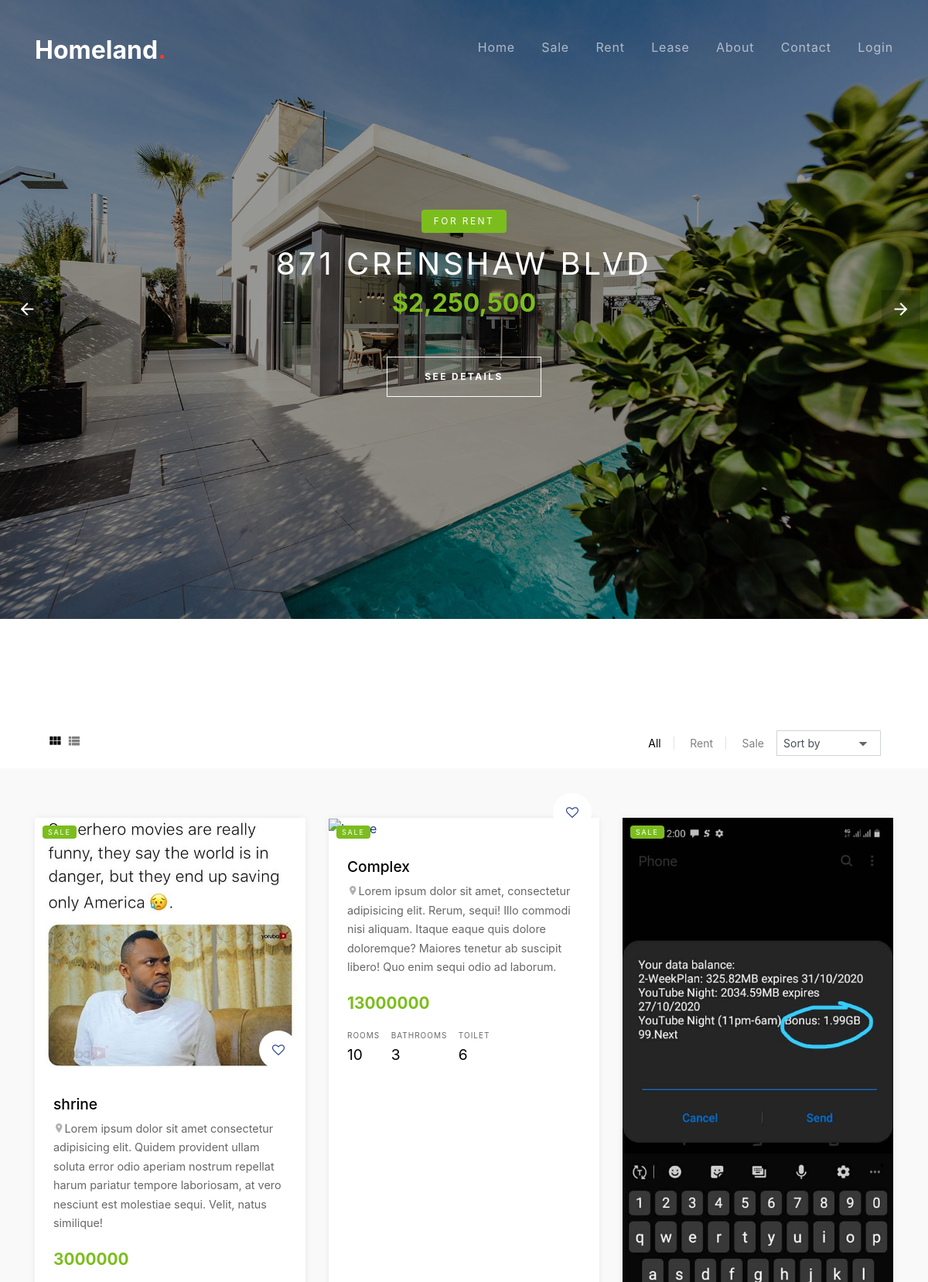
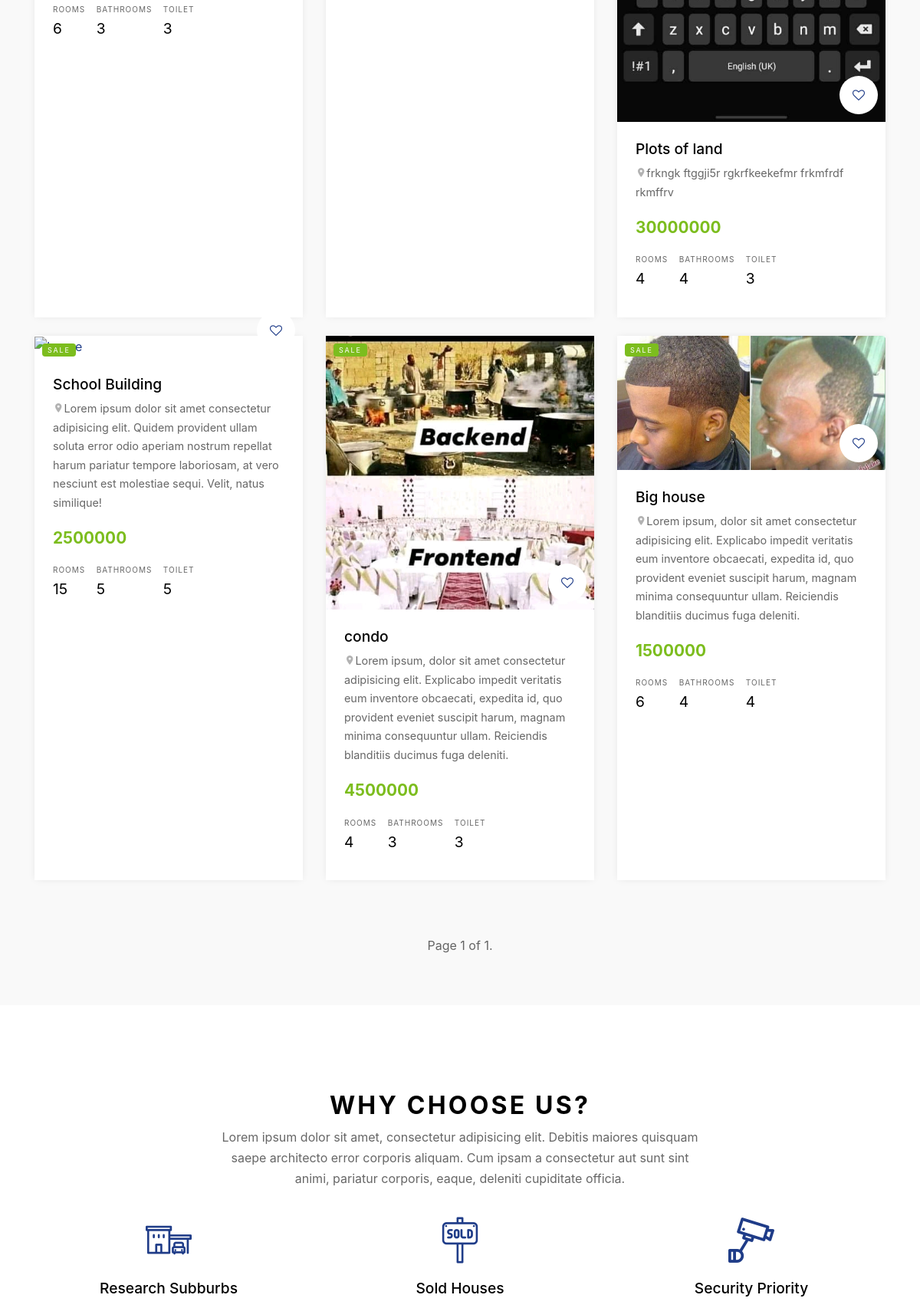
Screenshot of /pages/post-cat/1 (upper part) with the database file from the repository (2 pictures, top to bottom).
### frontend/models.py (models this page shows, shortened)
class Category(models.Model):
    cat_name = models.CharField(max_length=100, verbose_name='Category Name')
    cat_desc = models.TextField(blank=True, null=True, verbose_name='Description')
    class Meta():
        verbose_name_plural='Post Category'

class PostPage(models.Model):
    pst_image1 = models.ImageField(null=True, verbose_name='Image1', blank=True, upload_to='uploads/')
    pst_image2 = models.ImageField(null=True, verbose_name='Image2', blank=True, upload_to='uploads/')
    pst_image3 = models.ImageField(null=True, verbose_name='Image3', blank=True, upload_to='uploads/')
    pst_image4 = models.ImageField(null=True, verbose_name='Image4', blank=True, upload_to='uploads/')
    pst_image5 = models.ImageField(null=True, verbose_name='Image5', blank=True, upload_to='uploads/')
    pst_title = models.CharField(max_length=150, verbose_name='House type')
    pst_description = models.TextField(max_length=350, verbose_name='Description')
    user = models.ForeignKey(User, on_delete=models.CASCADE)
    price = models.IntegerField(verbose_name='Price')
    room =  models.IntegerField(verbose_name='Rooms')
    bath = models.IntegerField( null=True, verbose_name='Bathrooms')
    toilet = models.IntegerField( null=True, verbose_name='Toilet')
    category = models.ManyToManyField(Category, verbose_name='Offer type')
    posted = models.DateTimeField(default = datetime.now)
    featured = models.BooleanField(blank=True)
    sponsored = models.BooleanField(blank=True)
    class Meta():
        verbose_name_plural = 'Post'
    def post_img1(self):
        if self.pst_image1:
          return self.pst_image1.url

### frontend/views.py (the view)
# urls.py: path('post-cat/<int:category_id>', views.post_from_cat, name='post_from_cat'),
def post_from_cat(request, category_id):
    count_post = PostPage.objects.filter(category__id=category_id).order_by('-posted')
    paginated_filter = Paginator(count_post, 6)
    page_number = request.GET.get('page')
    person_page_obj = paginated_filter.get_page(page_number)
    try:
        get_cat_name = Category.objects.get(id=category_id)
    except ObjectDoesNotExist:
        return render(request, 'frontend/404.html')
    post_cat= PostPage.objects.filter(category__id=category_id).order_by('-posted')
    context = {'person_page_obj': count_post, 'posts': post_cat, 'counts': count_post, 'cat': get_cat_name}
    context['person_page_obj'] = person_page_obj
    return render(request, 'frontend/post.html', context)

### frontend/custom_processor.py (called while the page is built)
def cat_menu(request):
    category = Category.objects.all()
    return {'category': category}

### templates/frontend/post.html (shortened to what this page needs)
{% extends 'frontend/base.html' %}
{% load static %}
{% block content %}
    <div class="site-section site-section-sm pb-0">
      <div class="container">
        <div class="row">
          <div class="col-md-12">
            <div class="view-options bg-white py-3 px-3 d-md-flex align-items-center">
              <div class="mr-auto">
                <a href="index.html" class="icon-view view-module active"><span class="icon-view_module"></span></a>
                <a href="view-list.html" class="icon-view view-list"><span class="icon-view_list"></span></a>
              </div>
              <div class="ml-auto d-flex align-items-center">
                <div>
                  <a href="#" class="view-list px-3 border-right active">All</a>
                  <a href="#" class="view-list px-3 border-right">Rent</a>
                  <a href="#" class="view-list px-3">Sale</a>
                </div>
                <div class="select-wrap">
                  <select class="form-control form-control-sm d-block rounded-0">
                    <option value="">Sort by</option>
                  </select>
                </div>
              </div>
            </div>
          </div>
        </div>
      </div>
    </div>
    <div class="site-section site-section-sm bg-light">
      <div class="container">
        <div class="row mb-5">
          {% if person_page_obj %}
          {% for p in person_page_obj %}
            <div class="col-md-6 col-lg-4 mb-4">
              <div class="property-entry h-100">
                <a href="{% url 'frontend:post_detail' p.id %}" class="property-thumbnail">
                  <div class="offer-type-wrap">
                    {% for c in p.category.all %}
                          <span class="offer-type bg-success">{{ c.cat_name }}</span>
                    {% endfor %}
                  </div>
                  <img src="{{ p.post_img1 }}" alt="Image" class="img-fluid">
                </a>
                <div class="p-4 property-body">
                  <a href="#" class="property-favorite"><span class="icon-heart-o"></span></a>
                  <h2 class="property-title"><a href="{% url 'frontend:post_detail' p.id %}">{{ p.pst_title }}</a></h2>
                  <span class="property-location d-block mb-3"><span class="property-icon icon-room"></span>{{ p.pst_description }}</span>
                  <strong class="property-price text-primary mb-3 d-block text-success">{{p.price}}</strong>
                  <ul class="property-specs-wrap mb-3 mb-lg-0">
                    <li>
                      <span class="property-specs">Rooms</span>
                      <span class="property-specs-number">{{ p.room }}</span>
                    </li>
                    <li>
                      <span class="property-specs">Bathrooms</span>
                      <span class="property-specs-number">{{ p.bath }}</span>
                    </li>
                    <li>
                      <span class="property-specs">Toilet</span>
                      <span class="property-specs-number">{{ p.toilet }}</span>
                    </li>
                  </ul>
                </div>
              </div>
            </div>
          {% endfor %}
          {% endif %}
        </div>
        <div class="row">
          <div class="col-md-12 text-center">
							<span class="current">
								Page {{ person_page_obj.number}} of {{person_page_obj.paginator.num_pages}}.
							</span>
          </div>
        </div>
      </div>
    </div>
    <div class="site-section">
      <div class="container">
        <div class="row justify-content-center">
          <div class="col-md-7 text-center">
            <div class="site-section-title">
              <h2>Why Choose Us?</h2>
            </div>
            <p>Lorem ipsum dolor sit amet, consectetur adipisicing elit. Debitis maiores quisquam saepe architecto error corporis aliquam. Cum ipsam a consectetur aut sunt sint animi, pariatur corporis, eaque, deleniti cupiditate officia.</p>
          </div>
        </div>
        <div class="row">
          <div class="col-md-6 col-lg-4">
            <a href="#" class="service text-center">
              <span class="icon flaticon-house"></span>
              <h2 class="service-heading">Research Subburbs</h2>
            </a>
          </div>
          <div class="col-md-6 col-lg-4">
            <a href="#" class="service text-center">
              <span class="icon flaticon-sold"></span>
              <h2 class="service-heading">Sold Houses</h2>
            </a>
          </div>
          <div class="col-md-6 col-lg-4">
            <a href="#" class="service text-center">
              <span class="icon flaticon-camera"></span>
              <h2 class="service-heading">Security Priority</h2>
            </a>
          </div>
        </div>
      </div>
    </div>
{% endblock %}

### templates/frontend/base.html (shortened to what this page needs)
{% load static %}
<!DOCTYPE html>
<html lang="en">
  <head>
    <link rel="stylesheet" href="{% static 'frontend/fonts/icomoon/style.css' %}">
    <link rel="stylesheet" href="{% static 'frontend/css/bootstrap.min.css' %}">
    <link rel="stylesheet" href="{% static 'frontend/css/magnific-popup.css' %}">
    <link rel="stylesheet" href="{% static 'frontend/css/jquery-ui.css' %}">
    <link rel="stylesheet" href="{% static 'frontend/css/owl.carousel.min.css' %}">
    <link rel="stylesheet" href="{% static 'frontend/css/owl.theme.default.min.css' %}">
    <link rel="stylesheet" href="{% static 'frontend/css/bootstrap-datepicker.css' %}">
    <link rel="stylesheet" href="{% static 'frontend/css/mediaelementplayer.css' %}">
    <link rel="stylesheet" href="{% static 'frontend/css/animate.css' %}">
    <link rel="stylesheet" href="{% static 'frontend/fonts/flaticon/font/flaticon.css' %}">
    <link rel="stylesheet" href="{% static 'frontend/css/fl-bigmug-line.css' %}">
    <link rel="stylesheet" href="{% static 'frontend/css/aos.css' %}">
    <link rel="stylesheet" href="{% static 'frontend/css/style.css' %}">
  </head>
  <body>
  <div class="site-wrap">
    {% if request.user.is_authenticated %}
    <div class="site-navbar mt-4">
          <div class="container py-1">
            <div class="row align-items-center">
              <div class="col-8 col-md-8 col-lg-4">
                <h1 class="mb-0"><a href="index.html" class="text-white h2 mb-0"><strong>Homeland<span class="text-danger">.</span></strong></a></h1>
              </div>
              <div class="col-4 col-md-4 col-lg-8">
                <nav class="site-navigation text-right text-md-right" role="navigation">
                  <div class="d-inline-block d-lg-none ml-md-0 mr-auto py-3"><a href="#" class="site-menu-toggle js-menu-toggle text-white"><span class="icon-menu h3"></span></a></div>
                    {% url 'index' as Home %}
                    {% url 'frontend:post_from_cat' as Rent %}
                    {% url 'frontend:about' as About %}
                    {% url 'frontend:contact' as Contact %}
                    {% url 'backend:dashboard' as Dashboard %}
                  <ul class="site-menu js-clone-nav d-none d-lg-block">
                    <li {% if request.path == Home %} class="active" {% endif %}>
                      <a href="{% url 'index' %}">Home</a>
                    </li>
                    {% for cat in category %}
                      <li {% if request.path == Rent %} class="active" {% endif %}><a href="{% url 'frontend:post_from_cat' cat.id %}">{{ cat.cat_name }}</a></li>
                    {% endfor %}
                    <li {% if request.path == About %} class="active" {% endif %}><a href="{% url 'frontend:about' %}">About</a></li>
                    <li {% if request.path == Contact %} class="active" {% endif %}><a href="{% url 'frontend:contact' %}">Contact</a></li>
                  {% if request.user.is_staff %}
                    <li {% if request.path == Dashboard %} class="active" {% endif %}><a href="{% url 'backend:dashboard' %}">Dashboard</a></li>
                  {% else %}
                    <li><a href="{% url 'backend:viewPost' %}">Dashboard</a></li>
                  {% endif %}
                  </ul>
                </nav>
              </div>
            </div>
          </div>
      </div>
    {% else %}
      <div class="site-navbar mt-4">
        <div class="container py-1">
          <div class="row align-items-center">
            <div class="col-8 col-md-8 col-lg-4">
              <h1 class="mb-0"><a href="index.html" class="text-white h2 mb-0"><strong>Homeland<span class="text-danger">.</span></strong></a></h1>
            </div>
            <div class="col-4 col-md-4 col-lg-8">
              <nav class="site-navigation text-right text-md-right" role="navigation">
                {% url 'index' as Home %}
                {% url 'frontend:post_from_cat' as Rent %}
                {% url 'frontend:about' as About %}
                {% url 'frontend:contact' as Contact %}
                {% url 'backend:login_view' as Login %}
                <ul class="site-menu js-clone-nav d-none d-lg-block">
                  <li {% if request.path == Home %} class="active" {% endif %}>
                    <a href="{% url 'index' %}">Home</a>
                  </li>
                  {% for cat in category %}
                    <li {% if request.path == Rent %} class="active" {% endif %}><a href="{% url 'frontend:post_from_cat' cat.id %}">{{ cat.cat_name }}</a></li>
                  {% endfor %}
                  <li {% if request.path == About %} class="active" {% endif %}><a href="{% url 'frontend:about' %}">About</a></li>
                  <li {% if request.path == Contact %} class="active" {% endif %}><a href="{% url 'frontend:contact' %}">Contact</a></li>
                  <li {% if request.path == Login %} class="active" {% endif %}><a href="{% url 'backend:login_view' %}">Login</a></li>
                </ul>
              </nav>
            </div>
          </div>
        </div>
      </div>
    {% endif %}
    <div class="slide-one-item home-slider owl-carousel">
      <div class="site-blocks-cover overlay" style="background-image: url({% static 'frontend/images/hero_bg_1.jpg' %});" data-aos="fade" data-stellar-background-ratio="0.5">
        <div class="container">
          <div class="row align-items-center justify-content-center text-center">
            <div class="col-md-10">
              <span class="d-inline-block bg-success text-white px-3 mb-3 property-offer-type rounded">For Rent</span>
              <h1 class="mb-2">871 Crenshaw Blvd</h1>
              <p class="mb-5"><strong class="h2 text-success font-weight-bold">$2,250,500</strong></p>
              <p><a href="#" class="btn btn-white btn-outline-white py-3 px-5 rounded-0 btn-2">See Details</a></p>
            </div>
          </div>
        </div>
      </div>
    </div>
    <div class="site-section site-section-sm pb-0">
    </div>
    {% block content %}
      {% endblock %}
    </div>
    </body>
  </html>

### rows the page displays
Category: cat_name "Sale", cat_name "SALE"
Category: cat_name "Rent"
Category: cat_name "Lease"
PostPage: post_img1 (picture), pst_title "shrine", pst_description "Lorem ipsum dolor sit amet consectetur adipisicing elit. Quidem provident ullam soluta error odio aperiam nostrum repellat harum pariatur tempore laboriosam, at vero nesciunt est molestiae sequi. Velit, natus similique!", price "3000000", room "6", bath "3", toilet "3"
PostPage: pst_title "Complex", pst_description "Lorem ipsum dolor sit amet, consectetur adipisicing elit. Rerum, sequi! Illo commodi nisi aliquam. Itaque eaque quis dolore doloremque? Maiores tenetur ab suscipit libero! Quo enim sequi odio ad laborum.", price "13000000", room "10", bath "3", toilet "6"
PostPage: post_img1 (picture), pst_title "Plots of land", pst_description "frkngk ftggji5r rgkrfkeekefmr frkmfrdf rkmffrv", price "30000000", room "4", bath "4", toilet "3"
PostPage: pst_title "School Building", pst_description "Lorem ipsum dolor sit amet consectetur adipisicing elit. Quidem provident ullam soluta error odio aperiam nostrum repellat harum pariatur tempore laboriosam, at vero nesciunt est molestiae sequi. Velit, natus similique!", price "2500000", room "15", bath "5", toilet "5"
PostPage: post_img1 (picture), pst_title "condo", pst_description "Lorem ipsum, dolor sit amet consectetur adipisicing elit. Explicabo impedit veritatis eum inventore obcaecati, expedita id, quo provident eveniet suscipit harum, magnam minima consequuntur ullam. Reiciendis blanditiis ducimus fuga deleniti.", price "4500000", room "4", bath "3", toilet "3"
PostPage: post_img1 (picture), pst_title "Big house", pst_description "Lorem ipsum, dolor sit amet consectetur adipisicing elit. Explicabo impedit veritatis eum inventore obcaecati, expedita id, quo provident eveniet suscipit harum, magnam minima consequuntur ullam. Reiciendis blanditiis ducimus fuga deleniti.", price "1500000", room "6", bath "4", toilet "4"

### other values shown
{{ person_page_obj.number }} "1"
{{ person_page_obj.paginator.num_pages }} "1"
